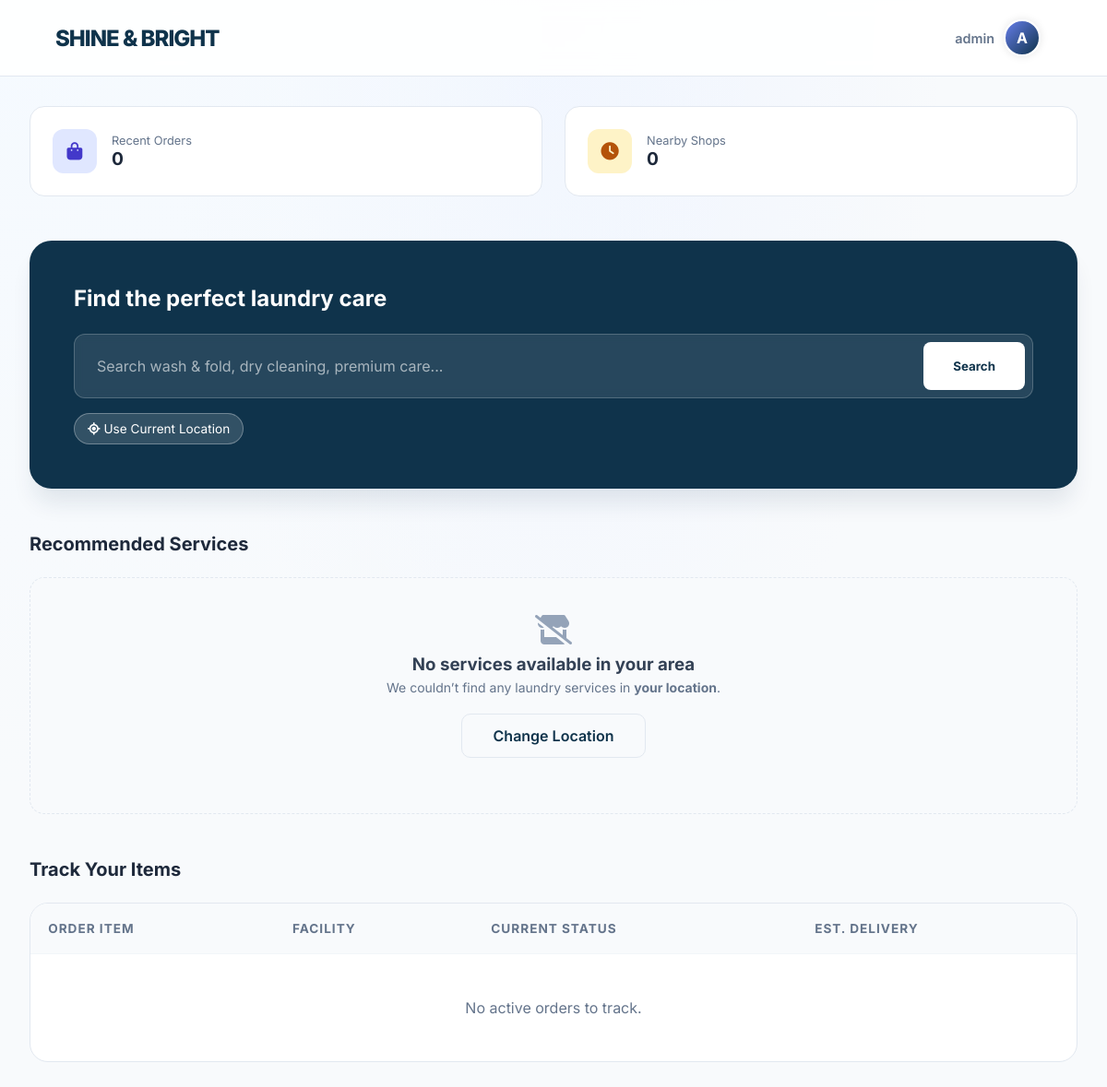
/dashboard/ (signed in), run on an earlier commit of the app's database.
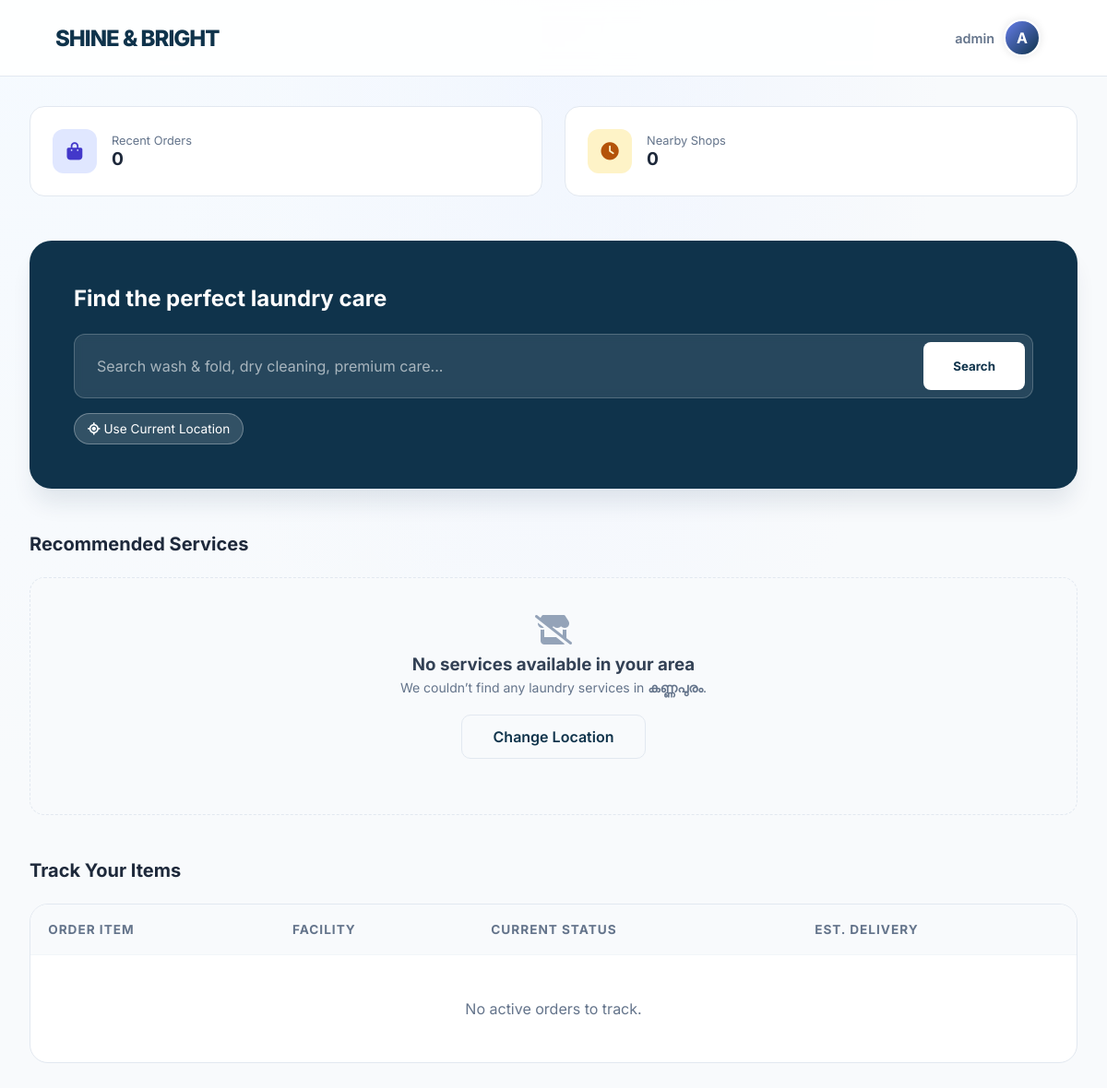
And on a later commit of the database.
### shop/models.py (models this page shows, shortened)
class Profile(models.Model):
    user = models.OneToOneField(User, on_delete=models.CASCADE)
    full_name = models.CharField(max_length=100, blank=True)
    phone = models.CharField(max_length=15, blank=True)
    profile_image = CloudinaryField('image', blank=True, null=True)
    city = models.CharField(max_length=100, blank=True)
    latitude = models.FloatField(blank=True, null=True)
    longitude = models.FloatField(blank=True, null=True)
    email_verified = models.BooleanField(default=False)
    notifications_enabled = models.BooleanField(default=True)
    login_email_sent = models.BooleanField(default=False)
    location_updated_at = models.DateTimeField(blank=True, null=True)

### shop/views.py (the view)
# urls.py: path("dashboard/", views.user_dashboard, name="dashboard"),
@login_required
def user_dashboard(request):
    pending = Order.objects.filter(
        user=request.user,
        cloth_status="Pending",
        payment_status="Completed"
    ).count()
    completed = Order.objects.filter(
        user=request.user,
        cloth_status="Completed",
        payment_status="Completed"
    ).count()
    spent = (
        Order.objects
        .filter(user=request.user, payment_status="Completed")
        .aggregate(total=Sum("amount"))["total"]
        or 0
    )
    cloth_status = get_cloth_status(request.user)
    search_query = request.GET.get("search", "").strip()
    user_city = None
    try:
        user_city = request.user.profile.city.strip()
    except:
        user_city = None
    services_nearby = []
    shops_nearby = []
    nearby_shop_count = 0
    if search_query:
        services = (
            Service.objects
            .filter(name__icontains=search_query)
            .select_related("branch__shop")
            .filter(branch__shop__is_approved=True)
        )
        if user_city:
            city_services = services.filter(
                branch__shop__city__iexact=user_city
            )
            services_nearby = city_services[:10] if city_services.exists() else services[:10]
        else:
            services_nearby = services[:10]
    elif user_city:
        services_nearby = Service.objects.filter(
            branch__shop__is_approved=True,
            branch__shop__city__iexact=user_city
        ).select_related('branch__shop')[:10]
        nearby_shops_qs = (
            LaundryShop.objects
            .filter(is_approved=True, city__iexact=user_city)
            .order_by("id")   # 🔑 FORCE deterministic rows
            .distinct()
        )
        shops_nearby = nearby_shops_qs[:10]
        nearby_shop_count = nearby_shops_qs.count()
    create_order_notifications(request.user)
    create_welcome_notifications(request.user)
    recent_notifications = (
        Notification.objects
        .filter(user=request.user, is_read=False)
        .order_by("-created_at")[:5]
    )
    recent_notifications = [
        {
            "id": n.id,
            "title": n.title,
            "message": n.message,
            "time": n.created_at,
            "icon": n.icon,
            "color": n.color,
            "is_read": n.is_read,
        }
        for n in recent_notifications
    ]
    if hasattr(request.user, "profile") and request.user.profile.notifications_enabled:
        unread_count = Notification.objects.filter(
            user=request.user,
            is_read=False
        ).count()
    else:
        unread_count = 0
    previous_shops = (
        LaundryShop.objects
        .filter(
            order__user=request.user,
            order__cloth_status="Completed",
            order__payment_status="Completed",
        )
        .distinct()
    )
    return render(
        request,
        "user_dashboard.html",
        {
            "pending_count": pending,
            "completed_count": completed,
            "total_spent": spent,
            "cloth_status": cloth_status,
            "services_nearby": services_nearby,
            "shops_nearby": shops_nearby,
            "nearby_shop_count": nearby_shop_count,   # 🔑 ACCURATE COUNT
            "search_query": search_query,
            "user_city": user_city,
            "recent_notifications": recent_notifications,
            "unread_count": unread_count,
            "previous_shops": previous_shops,
        },
    )

### shop/views.py (called while the page is built, shortened)
def get_cloth_status(user):
    orders = Order.objects.filter(
        user=user,
        payment_status="Completed"
    ).select_related('shop').order_by('-created_at')
    return [
        {
            'cloth_name': f"Order #{order.id}",
            'status': order.cloth_status,
            'delivery_date': order.created_at,
            'shop_name': order.shop.name
        }
        for order in orders
    ]

def create_order_notifications(user):
    orders = Order.objects.filter(user=user)

def create_welcome_notifications(user):
    if not Notification.objects.filter(user=user, notification_type='welcome').exists():
        Notification.objects.create(
            user=user,
            title='Welcome to Shine & Bright!',
            message='Thanks for joining our laundry service. Start by exploring nearby shops.',
            notification_type='welcome',
            icon='fas fa-handshake',
            color='#9b59b6'
        )
    if not Notification.objects.filter(user=user, notification_type='profile_reminder').exists():
        Notification.objects.create(
            user=user,
            title='Complete Your Profile',
            message='Update your profile with your city information to get personalized service recommendations.',
            notification_type='profile_reminder',
            icon='fas fa-user-edit',
            color='#3498db'
        )

### shop/templates/user_dashboard.html (shortened to what this page needs)
{% load static %}
<!DOCTYPE html>
<html lang="en">
<head>
    <link rel="stylesheet" href="https://cdnjs.cloudflare.com/ajax/libs/font-awesome/6.4.0/css/all.min.css">
</head>
<body>
    <nav class="top-nav">
        <div class="logo-text">SHINE & BRIGHT</div>
        <div class="user-profile-trigger" id="profileToggle">
            <span style="font-size: 0.9rem; font-weight: 600; color: var(--text-muted)">{{ request.user.username }}</span>
            {% if request.user.profile.profile_image %}
                <img src="{{ request.user.profile.profile_image.url }}" class="avatar" alt="Profile">
            {% else %}
                <div class="avatar avatar-fallback">
                    {{ request.user.username|slice:":1"|upper }}
                </div>
            {% endif %}
        </div>
    </nav>
    <div class="dashboard-container">
        <div class="stats-row">
            <div class="stat-card">
                <div class="stat-icon" style="background: #e0e7ff; color: #4338ca"><i class="fas fa-shopping-bag"></i></div>
                <div>
                    <p style="font-size: 0.8rem; color: var(--text-muted)">Recent Orders</p>
                    <p style="font-weight: 700; font-size: 1.2rem">{{ cloth_status|length }}</p>
                </div>
            </div>
            <div class="stat-card">
                <div class="stat-icon" style="background: #fef3c7; color: #b45309"><i class="fas fa-clock"></i></div>
                <div>
                    <p style="font-size: 0.8rem; color: var(--text-muted)">Nearby Shops</p>
                    <p style="font-weight: 700; font-size: 1.2rem">{{ nearby_shop_count }}</p>
                </div>
            </div>
        </div>
        <div class="search-wrapper">
            <h2>Find the perfect laundry care</h2>
            <form method="GET" class="modern-search-bar">
                <input type="text" name="search" value="{{ search_query }}" placeholder="Search wash & fold, dry cleaning, premium care...">
                <button type="submit" class="search-btn-alt">Search</button>
            </form>
            <div style="margin-top: 16px; display: flex; align-items: center; gap: 12px;">
                <button id="useLiveLocationBtn"
                        style="
                            background: rgba(255,255,255,0.15);
                            color: #fff;
                            border: 1px solid rgba(255,255,255,0.3);
                            padding: 8px 14px;
                            border-radius: 999px;
                            font-size: 0.85rem;
                            cursor: pointer;
                        ">
                    <i class="fas fa-location-crosshairs"></i>
                    Use Current Location
                </button>
            </div>
        </div>
        <div class="section-header">
            <h2>Recommended Services</h2>
        </div>
        {% if services_nearby %}
            <div class="modern-grid">
                {% for service in services_nearby %}
                    <div class="shop-card">
                        <div class="card-body">
                            <div style="display: flex; justify-content: space-between; align-items: flex-start;">
                                <h3 style="font-size: 1.1rem;">{{ service.name }}</h3>
                                <span class="badge-price">₹{{ service.price|default:"--" }}</span>
                            </div>
                            <p style="font-size: 0.85rem; color: #64748b;">
                                <i class="fas fa-map-marker-alt"></i>
                                {{ service.branch.name }}
                            </p>
                            <a href="{% url 'select_services' service.branch.shop.id %}" class="btn-main">
                                Book Now
                            </a>
                        </div>
                    </div>
                {% endfor %}
            </div>
        {% else %}
            <div style="
                background: #f8fafc;
                border: 1px dashed #e2e8f0;
                padding: 40px;
                border-radius: 16px;
                text-align: center;
                margin-bottom: 3rem;
            ">
                <i class="fas fa-store-slash" style="font-size: 32px; color: #94a3b8;"></i>
                <h3 style="margin-top: 10px; color: #334155;">No services available in your area</h3>
                <p style="color: #64748b; font-size: 14px; margin-top: 5px;">
                    We couldn’t find any laundry services in <strong>{{ user_city|default:"your location" }}</strong>.
                </p>
                <a href="{% url 'edit_profile' %}" class="btn-main" style="max-width: 200px; margin: 20px auto;">
                    Change Location
                </a>
            </div>
        {% endif %}
        <div class="section-header">
            <h2>Track Your Items</h2>
        </div>
        <div class="table-container">
            <table class="modern-table">
                <thead>
                    <tr>
                        <th>Order Item</th>
                        <th>Facility</th>
                        <th>Current Status</th>
                        <th>Est. Delivery</th>
                    </tr>
                </thead>
                <tbody>
                    {% for cloth in cloth_status %}
                    <tr>
                        <td style="font-weight: 600;">{{ cloth.cloth_name }}</td>
                        <td style="color: var(--text-muted); font-size: 0.9rem;">{{ cloth.shop_name }}</td>
                        <td><span class="status-pill">{{ cloth.status }}</span></td>
                        <td style="font-size: 0.9rem;">{% if cloth.delivery_date %}{{ cloth.delivery_date|date:"d M" }}{% else %}Calculating...{% endif %}</td>
                    </tr>
                    {% empty %}
                    <tr>
                        <td colspan="4" style="text-align: center; color: var(--text-muted); padding: 3rem;">No active orders to track.</td>
                    </tr>
                    {% endfor %}
                </tbody>
            </table>
        </div>
    </div>
</body>
</html>

### shop/templates/user_dashboard.html (style rules this page uses)
:root { --primary: #0f334b; --accent: #667eea; --bg-light: #f8fafc; --glass: rgba(255, 255, 255, 0.9); --border: #e2e8f0; --text-dark: #1e293b; --text-muted: #64748b; --success: #10b981; }
* { margin: 0; padding: 0; box-sizing: border-box; font-family: 'Inter', sans-serif; }
body { background-color: var(--bg-light); background-image: radial-gradient(at 0% 0%, hsla(210,100%,98%,1) 0, transparent 50%), radial-gradient(at 50% 0%, hsla(220,100%,97%,1) 0, transparent 50%); color: var(--text-dark); min-height: 100vh; }
.top-nav { background: var(--glass); backdrop-filter: blur(10px); border-bottom: 1px solid var(--border); padding: 1rem 5%; display: flex; justify-content: space-between; align-items: center; position: sticky; top: 0; z-index: 1000; }
.logo-text { font-size: 1.5rem; font-weight: 800; color: var(--primary); letter-spacing: -1px; }
.dashboard-container { max-width: 1300px; margin: 2rem auto; padding: 0 2rem; }
.stats-row { display: grid; grid-template-columns: repeat(auto-fit, minmax(200px, 1fr)); gap: 1.5rem; margin-bottom: 3rem; }
.stat-card { background: white; padding: 1.5rem; border-radius: 16px; border: 1px solid var(--border); display: flex; align-items: center; gap: 1rem; transition: transform 0.3s ease; }
.stat-icon { width: 48px; height: 48px; border-radius: 12px; display: flex; align-items: center; justify-content: center; font-size: 1.2rem; }
.search-wrapper { background: var(--primary); padding: 3rem; border-radius: 24px; margin-bottom: 3rem; color: white; box-shadow: 0 20px 25px -5px rgba(15, 51, 75, 0.1); }
.search-wrapper h2 { margin-bottom: 1.5rem; font-weight: 700; }
.modern-search-bar { background: rgba(255, 255, 255, 0.1); border: 1px solid rgba(255, 255, 255, 0.2); border-radius: 12px; display: flex; padding: 0.5rem; backdrop-filter: blur(5px); }
.modern-search-bar input { background: transparent; border: none; color: white; padding: 1rem; flex: 1; outline: none; font-size: 1rem; }
.modern-search-bar input::placeholder { color: rgba(255, 255, 255, 0.6); }
.search-btn-alt { background: white; color: var(--primary); border: none; padding: 0 2rem; border-radius: 8px; font-weight: 700; cursor: pointer; transition: all 0.3s; }
.section-header { display: flex; justify-content: space-between; align-items: center; margin-bottom: 1.5rem; }
.section-header h2 { font-size: 1.25rem; font-weight: 700; color: var(--text-dark); }
.btn-main { display: block; width: 100%; text-align: center; background: var(--bg-light); color: var(--primary); text-decoration: none; padding: 0.8rem; border-radius: 10px; font-weight: 600; margin-top: 1rem; transition: all 0.3s; border: 1px solid var(--border); }
.table-container { background: white; border-radius: 20px; border: 1px solid var(--border); overflow: hidden; margin-bottom: 4rem; }
.modern-table { width: 100%; border-collapse: collapse; }
.modern-table th { background: #f8fafc; padding: 1.2rem; text-align: left; font-size: 0.85rem; color: var(--text-muted); text-transform: uppercase; letter-spacing: 1px; }
.modern-table td { padding: 1.2rem; border-top: 1px solid #f1f5f9; }
.avatar-fallback { background: linear-gradient(135deg, var(--accent), var(--primary)); color: white; font-weight: 700; font-size: 1rem; display: flex; align-items: center; justify-content: center; text-transform: uppercase; }
.user-profile-trigger { display: flex; align-items: center; gap: 10px; cursor: pointer; padding: 5px 12px; border-radius: 50px; transition: background 0.3s; }
.avatar { width: 40px; height: 40px; border-radius: 50%; object-fit: cover; border: 2px solid white; box-shadow: 0 0 10px rgba(0,0,0,0.1); }

What changed in the data, as far as the page shows it:
now on this page (row edited): Profile: city "കണ്ണപുരം"
Also different on the page:
{{ user_city|default:"your location" }}: "your location" → (not shown)
